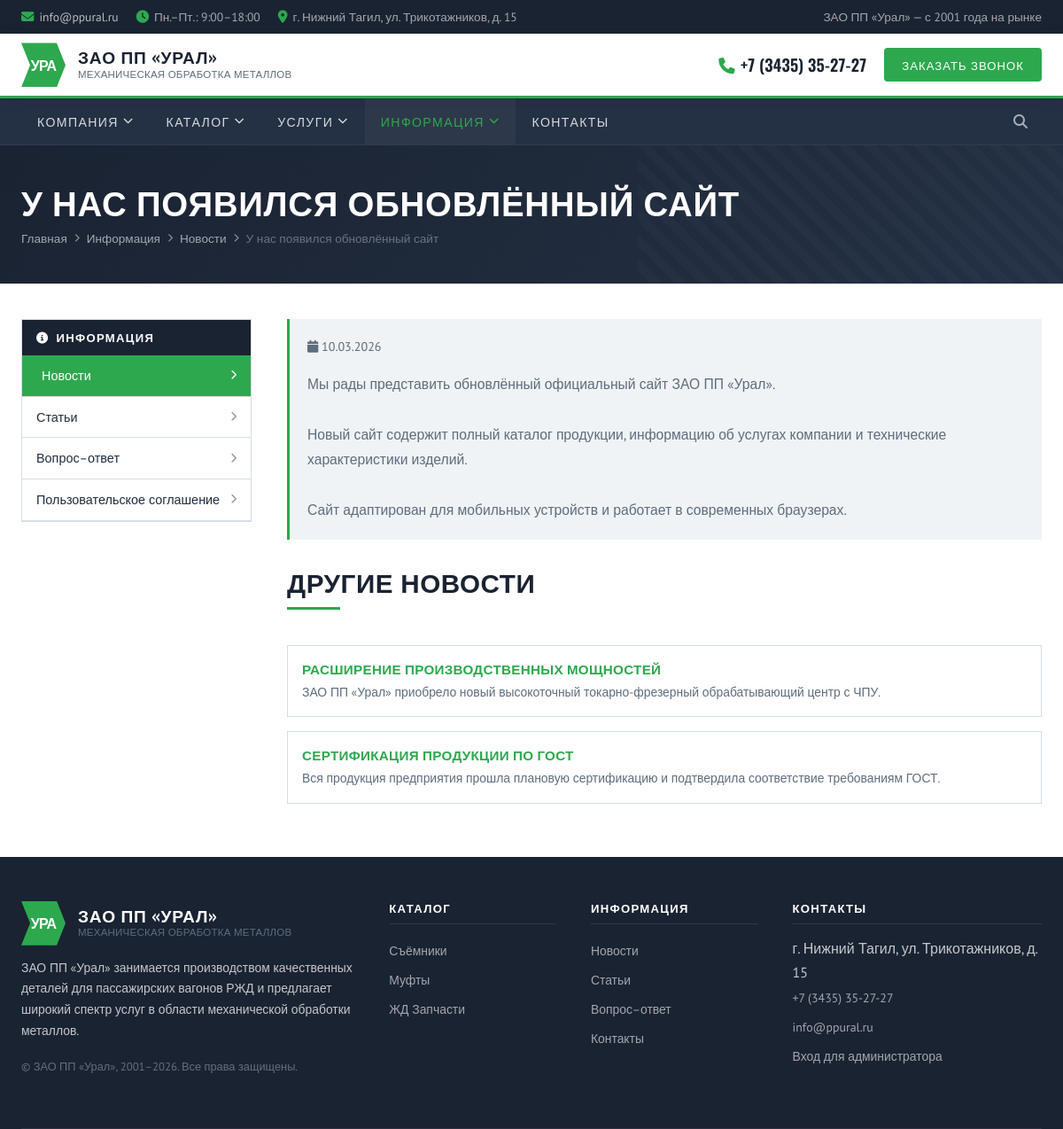
The page /info/news/u-nas-poyavilsya-obnovlennyy-sayt/ on the database its author committed.
### tables this page shows
CREATE TABLE news (
            id INTEGER PRIMARY KEY AUTOINCREMENT,
            title TEXT NOT NULL,
            slug TEXT NOT NULL UNIQUE,
            summary TEXT,
            content TEXT NOT NULL,
            image TEXT,
            is_published INTEGER NOT NULL DEFAULT 1,
            published_at TEXT,
            created_at TEXT NOT NULL DEFAULT CURRENT_TIMESTAMP,
            updated_at TEXT NOT NULL DEFAULT CURRENT_TIMESTAMP
        );

CREATE TABLE categories (
            id INTEGER PRIMARY KEY AUTOINCREMENT,
            name TEXT NOT NULL,
            slug TEXT NOT NULL UNIQUE,
            description TEXT,
            sort_order INTEGER NOT NULL DEFAULT 0,
            is_active INTEGER NOT NULL DEFAULT 1,
            created_at TEXT NOT NULL DEFAULT CURRENT_TIMESTAMP
        );

### app.py (the view)
@app.route('/info/news/<slug>/')
def news_detail(slug):
    item = query_db('SELECT * FROM news WHERE slug = ? AND is_published = 1', (slug,), one=True)
    if not item:
        return redirect(url_for('info_news'))
    latest_news = query_db(
        'SELECT * FROM news WHERE is_published = 1 AND id != ? ORDER BY COALESCE(published_at, created_at) DESC LIMIT 5',
        (item['id'],),
    )
    return render_template('info/news_detail.html', active='info', item=item, latest_news=latest_news, format_news_date=format_news_date)

### app.py (called while the page is built)
def get_db():
    if 'db' not in g:
        g.db = sqlite3.connect(DB_PATH)
        g.db.row_factory = sqlite3.Row
    return g.db

def query_db(query, args=(), one=False):
    cur = get_db().execute(query, args)
    rows = cur.fetchall()
    cur.close()
    return (rows[0] if rows else None) if one else rows

def parse_dt(value):
    if not value:
        return None
    try:
        return datetime.fromisoformat(value)
    except ValueError:
        return None

def format_news_date(value):
    dt = parse_dt(value)
    if not dt:
        return ''
    months = ['ЯНВ', 'ФЕВ', 'МАР', 'АПР', 'МАЙ', 'ИЮН', 'ИЮЛ', 'АВГ', 'СЕН', 'ОКТ', 'НОЯ', 'ДЕК']
    return dt.strftime('%Y'), months[dt.month - 1], dt.strftime('%d.%m.%Y')

@app.template_filter('nl2br')
def nl2br(text):
    return (text or '').replace('\n', '<br>')

@app.context_processor
def inject_globals():
    categories = []
    recent_news = []
    try:
        categories = query_db('SELECT * FROM categories WHERE is_active = 1 ORDER BY sort_order, name')
        recent_news = query_db(
            'SELECT * FROM news WHERE is_published = 1 ORDER BY COALESCE(published_at, created_at) DESC LIMIT 3'
        )
    except sqlite3.OperationalError:
        pass
    return {
        'nav_categories': categories,
        'footer_recent_news': recent_news,
        'is_admin_logged_in': bool(session.get('admin_id')),
    }

### templates/info/news_detail.html (shortened to what this page needs)
{% extends "base.html" %}
{% from "info/_sidebar.html" import info_sidebar %}
{% block content %}
<div class="page-banner">
  <div class="container">
    <h1>{{ item.title }}</h1>
    <div class="breadcrumb">
      <a href="{{ url_for('index') }}">Главная</a>
      <i class="fa fa-chevron-right"></i>
      <a href="{{ url_for('info_index') }}">Информация</a>
      <i class="fa fa-chevron-right"></i>
      <a href="{{ url_for('info_news') }}">Новости</a>
      <i class="fa fa-chevron-right"></i>
      <span>{{ item.title }}</span>
    </div>
  </div>
</div>
<div class="container">
  <div class="page-layout">
    {{ info_sidebar('news') }}
    <div>
      {% set year, month, full_date = format_news_date(item.published_at or item.created_at) %}
      <article class="info-card">
        <p style="margin-bottom:16px;color:var(--gray);"><i class="fa fa-calendar"></i> {{ full_date }}</p>
        <div style="font-size:0.98rem;line-height:1.8;color:var(--gray);">{{ item.content|nl2br|safe }}</div>
      </article>
      {% if latest_news %}
      <div class="section-title" style="margin-top:30px;"><h2>Другие новости</h2></div>
      <div class="news-list">
        {% for news in latest_news %}
        <div class="news-item">
          <div class="news-body">
            <h4><a href="{{ url_for('news_detail', slug=news.slug) }}">{{ news.title }}</a></h4>
            <p>{{ news.summary }}</p>
          </div>
        </div>
        {% endfor %}
      </div>
      {% endif %}
    </div>
  </div>
</div>
{% endblock %}

### templates/base.html (shortened to what this page needs)
<!DOCTYPE html>
<html lang="ru">
<head>
  <link rel="stylesheet" href="https://cdnjs.cloudflare.com/ajax/libs/font-awesome/6.5.0/css/all.min.css">
  <link rel="stylesheet" href="{{ url_for('static', filename='css/style.css') }}">
</head>
<body>
  <div class="header-top">
    <div class="container">
      <div class="header-top-contacts">
        <span><i class="fa fa-envelope"></i><a href="mailto:info@ppural.ru">info@ppural.ru</a></span>
        <span><i class="fa fa-clock"></i> Пн.–Пт.: 9:00–18:00</span>
        <span><i class="fa fa-map-marker-alt"></i> г. Нижний Тагил, ул. Трикотажников, д. 15</span>
      </div>
      <div>
        ЗАО ПП «Урал» — с 2001 года на рынке
      </div>
    </div>
  </div>
  <header class="header-main">
    <div class="container">
      <a href="{{ url_for('index') }}" class="logo">
        <div class="logo-icon"><span>УРА</span></div>
        <div class="logo-text">
          <strong>ЗАО ПП «Урал»</strong>
          <small>Механическая обработка металлов</small>
        </div>
      </a>
      <div class="header-contact">
        <a href="tel:+73435352727" class="header-phone"><i class="fa fa-phone"></i>+7 (3435) 35-27-27</a>
        <button class="btn-callback" onclick="window.location.href='{{ url_for('contacts') }}'">Заказать звонок</button>
      </div>
    </div>
  </header>
  <nav class="navbar">
    <div class="container">
      <ul class="nav-list">
        <li class="nav-item">
          <a href="{{ url_for('company_about') }}" class="nav-link {% if active=='company' %}active{% endif %}">
            Компания <i class="fa fa-chevron-down"></i>
          </a>
        </li>
        <li class="nav-item">
          <a href="{{ url_for('catalog_index') }}" class="nav-link {% if active=='catalog' %}active{% endif %}">
            Каталог <i class="fa fa-chevron-down"></i>
          </a>
        </li>
        <li class="nav-item">
          <a href="{{ url_for('services_index') }}" class="nav-link {% if active=='services' %}active{% endif %}">
            Услуги <i class="fa fa-chevron-down"></i>
          </a>
        </li>
        <li class="nav-item">
          <a href="{{ url_for('info_index') }}" class="nav-link {% if active=='info' %}active{% endif %}">
            Информация <i class="fa fa-chevron-down"></i>
          </a>
        </li>
        <li class="nav-item">
          <a href="{{ url_for('contacts') }}" class="nav-link {% if active=='contacts' %}active{% endif %}">Контакты</a>
        </li>
      </ul>
      <div class="d-flex">
        <a href="{{ url_for('info_news') }}" class="nav-search" title="Новости"><i class="fa fa-search"></i></a>
      </div>
    </div>
  </nav>
  <main>
    {% block content %}{% endblock %}
  </main>
  <footer class="footer">
    <div class="container">
      <div class="footer-grid">
        <div class="footer-brand">
          <a href="{{ url_for('index') }}" class="logo" style="margin-bottom:0;">
            <div class="logo-icon"><span>УРА</span></div>
            <div class="logo-text">
              <strong style="color:white;">ЗАО ПП «Урал»</strong>
              <small>Механическая обработка металлов</small>
            </div>
          </a>
          <p>ЗАО ПП «Урал» занимается производством качественных деталей для пассажирских вагонов РЖД и предлагает широкий спектр услуг в области механической обработки металлов.</p>
          <p style="font-size:0.8rem; opacity:0.45;">© ЗАО ПП «Урал», 2001–2026. Все права защищены.</p>
        </div>
        <div class="footer-col">
          <h4>Каталог</h4>
          {% for category in nav_categories %}
            <a href="{{ url_for('catalog_category', slug=category.slug) }}">{{ category.name }}</a>
          {% endfor %}
        </div>
        <div class="footer-col">
          <h4>Информация</h4>
          <a href="{{ url_for('info_news') }}">Новости</a>
          <a href="{{ url_for('info_articles') }}">Статьи</a>
          <a href="{{ url_for('info_faq') }}">Вопрос–ответ</a>
          <a href="{{ url_for('contacts') }}">Контакты</a>
        </div>
        <div class="footer-col">
          <h4>Контакты</h4>
          <span>г. Нижний Тагил, ул. Трикотажников, д. 15</span>
          <a href="tel:+73435352727">+7 (3435) 35-27-27</a>
          <a href="mailto:info@ppural.ru">info@ppural.ru</a>
          <a href="{{ url_for('admin_login') }}">Вход для администратора</a>
        </div>
      </div>
    </div>
  </footer>
</body>
</html>

### rows shown on the page
news: title "У НАС ПОЯВИЛСЯ ОБНОВЛЁННЫЙ САЙТ", title "У нас появился обновлённый сайт", content "Мы рады представить обновлённый официальный сайт ЗАО ПП «Урал». Новый сайт содержит полный каталог продукции, информацию об услугах компании и технические характеристики изделий. Сайт адаптирован для мобильных устройств и работает в современных браузерах."
news: title "РАСШИРЕНИЕ ПРОИЗВОДСТВЕННЫХ МОЩНОСТЕЙ", summary "ЗАО ПП «Урал» приобрело новый высокоточный токарно-фрезерный обрабатывающий центр с ЧПУ."
news: title "СЕРТИФИКАЦИЯ ПРОДУКЦИИ ПО ГОСТ", summary "Вся продукция предприятия прошла плановую сертификацию и подтвердила соответствие требованиям ГОСТ."
categories: name "Съёмники"
categories: name "Муфты"
categories: name "ЖД Запчасти"

### other values the page prints
{{ full_date }} "10.03.2026"
